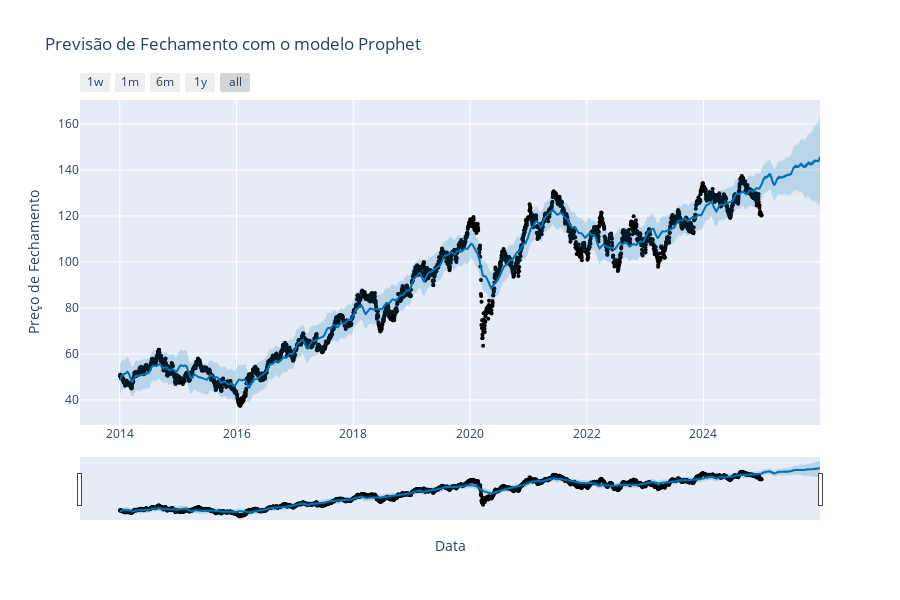

Source (notebook cell):
### Code cell
fig2 = plot_plotly(m, forecast)
fig2.update_layout(title='Previsão de Fechamento com o modelo Prophet')
fig2.update_xaxes(title_text='Data')
fig2.update_yaxes(title_text='Preço de Fechamento')
fig2.show()

### Figure 1 — Plotly figure (JSON) as saved in the notebook; plotly's stock layout.template omitted (floating-point values rounded to 4 significant figures; data arrays with more than 128 entries replaced by an {"elided": "..."} marker saying what was removed)
{"data": [{"marker": {"color": "black", "size": 4}, "mode": "markers", "name": "Actual", "type": "scatter", "x": {"elided": "2727 str values"}, "y": {"elided": "2727 float values"}}, {"hoverinfo": "skip", "line": {"width": 0}, "mode": "lines", "type": "scatter", "x": {"elided": "3092 str values"}, "y": {"elided": "3092 float values"}}, {"fill": "tonexty", "fillcolor": "rgba(0, 114, 178, 0.2)", "line": {"color": "#0072B2", "width": 2}, "mode": "lines", "name": "Predicted", "type": "scatter", "x": {"elided": "3092 str values"}, "y": {"elided": "3092 float values"}}, {"fill": "tonexty", "fillcolor": "rgba(0, 114, 178, 0.2)", "hoverinfo": "skip", "line": {"width": 0}, "mode": "lines", "type": "scatter", "x": {"elided": "3092 str values"}, "y": {"elided": "3092 float values"}}], "layout": {"height": 600, "showlegend": false, "title": {"text": "Previsão de Fechamento com o modelo Prophet"}, "width": 900, "xaxis": {"rangeselector": {"buttons": [{"count": 7, "label": "1w", "step": "day", "stepmode": "backward"}, {"count": 1, "label": "1m", "step": "month", "stepmode": "backward"}, {"count": 6, "label": "6m", "step": "month", "stepmode": "backward"}, {"count": 1, "label": "1y", "step": "year", "stepmode": "backward"}, {"step": "all"}]}, "rangeslider": {"visible": true}, "title": {"text": "Data"}, "type": "date"}, "yaxis": {"title": {"text": "Preço de Fechamento"}}}}
